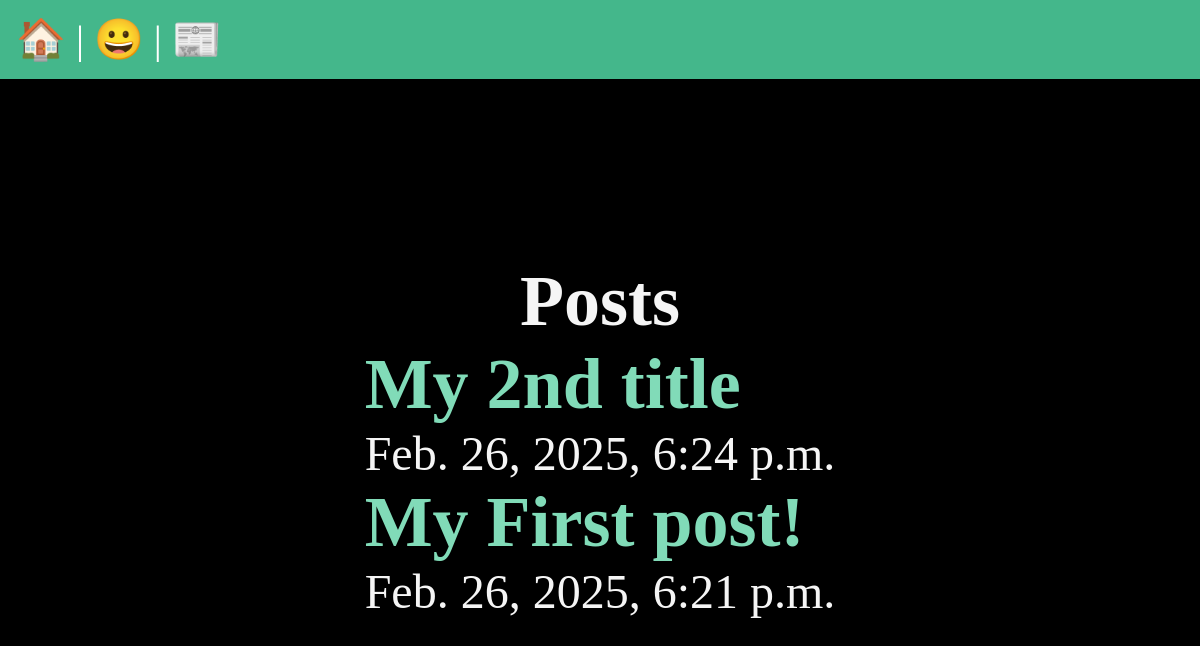
The app's page /posts/, older data.
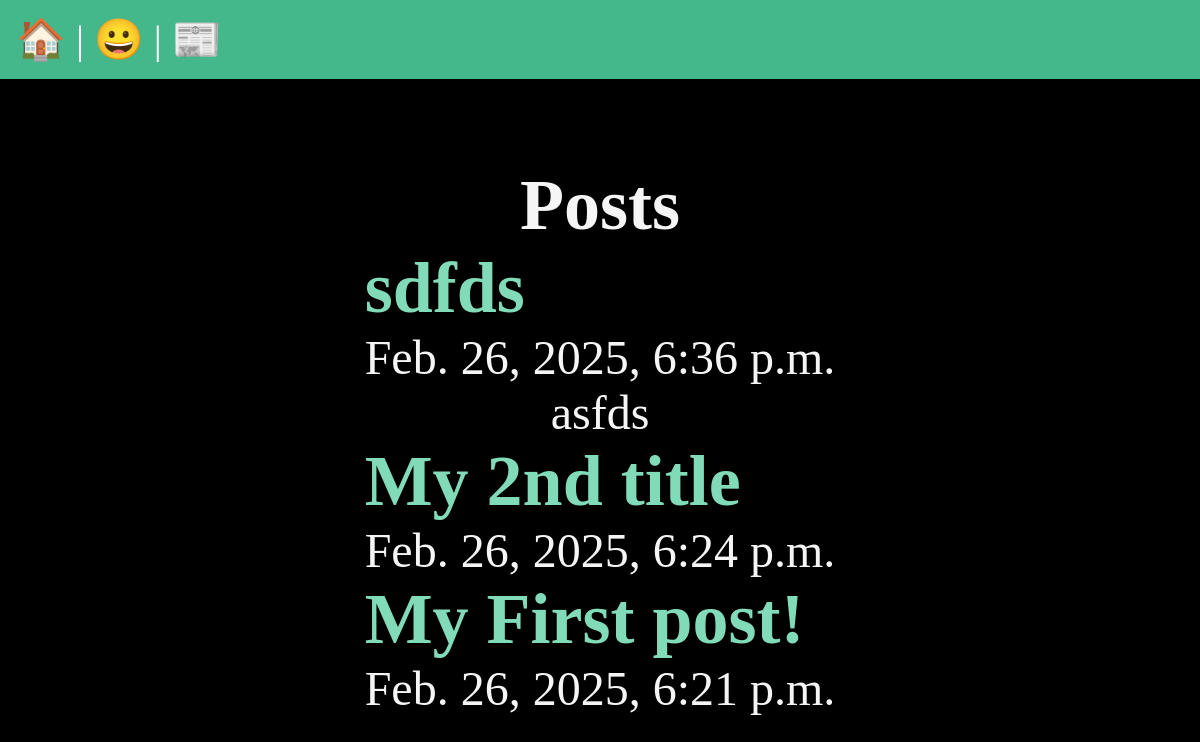
The same page, newer data.
### posts/models.py (models this page shows, shortened)
class Post(models.Model):
    title= models.CharField(max_length=75)
    body=models.TextField()
    slug=models.SlugField()
    date = models.DateTimeField(auto_now_add=True)
    banner = models.ImageField(default='fallback.jpg', blank=True)

### posts/views.py (the view)
# urls.py: path('', views.posts_list, name="list"),
def posts_list(request):
    posts = Post.objects.all().order_by('-date')
    return render(request, 'posts/posts_list.html', {"posts": posts})

### posts/templates/posts/posts_list.html (shortened to what this page needs)
{% extends 'layout.html' %}
{% block content %}
<section>
  <h1>Posts</h1>
  {% for post in posts %}
  <article class="post">
    <h2>
      <a href="{% url 'posts:page' slug=post.slug %}"> {{ post.title }} </a>
    </h2>
    <p>{{ post.date }}</p>
    <p>{{ post.body }}</p>
  </article>
  {% endfor %}
</section>
{% endblock %}

Row changes from the older to the newer data that the page shows:
added Post: title "sdfds", date "Feb. 26, 2025, 6:36 p.m.", body "asfds"
